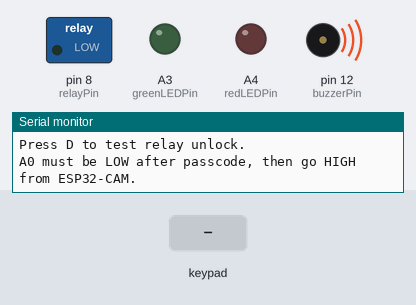
A sketch run on a simulated Arduino Uno, built with avr-gcc and run on an emulated ATmega328P. Parts: switched loads named in the sketch (green lamp = pin HIGH), output pins drawn as LEDs (lit = HIGH), buzzer (waves = sounding, pin HIGH), the last lines printed to the serial monitor. The inputs (shaded band) are chosen by the test bench.

Above: at 1.2 s.
1.3 s: key '#' pressed
At 2.0 s:
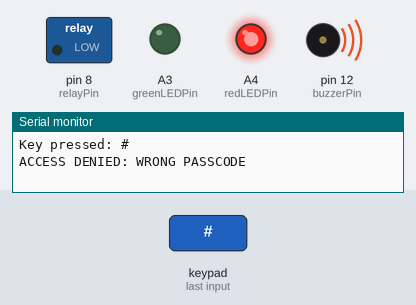
4.3 s: keypad keys 1 2 3 4 D pressed 0.4 s apart
At 6.3 s:
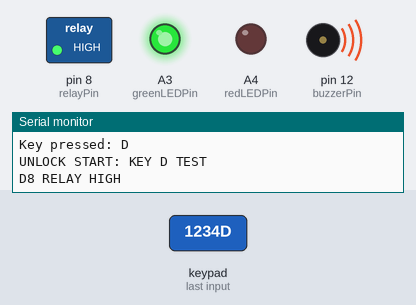
7.8 s: key 'A' pressed
10.8 s: key 'D' pressed
13.8 s: key '1' pressed
At 16.56 s:
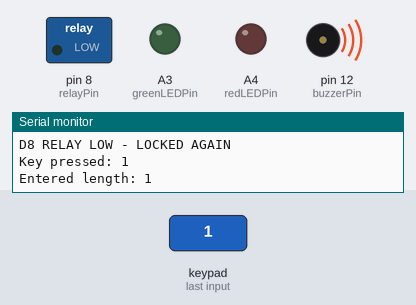
16.8 s: keypad keys 1 2 3 4 * pressed 0.4 s apart
At 17.03 s:
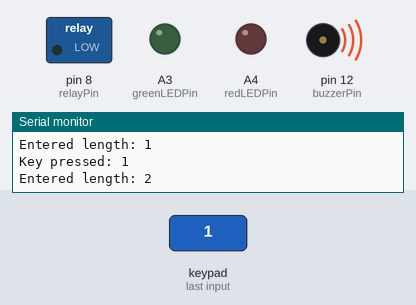
Timing chart, 0 to 20.0 s (numbered marks = the images above; inputs shaded):
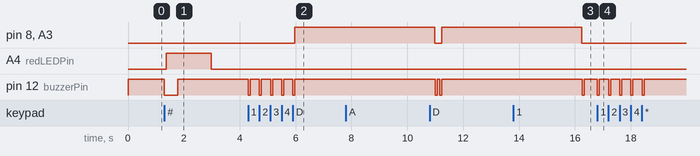

The sketch:

Arduino_UNO_2FA.ino
```cpp
#include <Keypad.h>

// Strict 2FA Smart Door Lock - Arduino UNO
// Requires passcode first, then a fresh HIGH pulse on A0 from ESP32-CAM.
// Press D to manually test relay unlock from this same sketch.

const int faceSignalPin = A0;  // ESP32-CAM face signal -> Arduino A0
const int relayPin = 8;        // Relay IN -> Arduino D8
const int buzzerPin = 12;      // Buzzer signal -> Arduino D12

const int redLEDPin = A4;
const int greenLEDPin = A3;

const byte ROWS = 4;
const byte COLS = 4;

char keys[ROWS][COLS] = {
  {'1', '2', '3', 'A'},
  {'4', '5', '6', 'B'},
  {'7', '8', '9', 'C'},
  {'*', '0', '#', 'D'}
};

byte rowPins[ROWS] = {3, 4, 5, 6};
byte colPins[COLS] = {7, 9, 10, 11};

Keypad keypad = Keypad(makeKeymap(keys), rowPins, colPins, ROWS, COLS);

String enteredCode = "";
const String correctCode = "1234";

bool waitingForFace = false;
bool armedForFreshFacePulse = false;
unsigned long faceWaitStart = 0;

const unsigned long faceWaitTimeout = 30000;
const unsigned long unlockTime = 5000;

void buzzerOff() {
  digitalWrite(buzzerPin, HIGH);
}

void beepShort() {
  digitalWrite(buzzerPin, LOW);
  delay(70);
  buzzerOff();
}

void beepLong() {
  digitalWrite(buzzerPin, LOW);
  delay(400);
  buzzerOff();
}

void beepSuccess() {
  for (int i = 0; i < 2; i++) {
    digitalWrite(buzzerPin, LOW);
    delay(100);
    buzzerOff();
    delay(100);
  }
}

bool facePulseIsStableHigh() {
  for (int i = 0; i < 5; i++) {
    if (digitalRead(faceSignalPin) == LOW) {
      return false;
    }
    delay(10);
  }

  return true;
}

void forceRelayUnlock(const char* source) {
  Serial.print("UNLOCK START: ");
  Serial.println(source);

  digitalWrite(redLEDPin, LOW);
  digitalWrite(greenLEDPin, HIGH);

  digitalWrite(relayPin, HIGH);
  Serial.println("D8 RELAY HIGH");
  delay(unlockTime);

  digitalWrite(relayPin, LOW);
  digitalWrite(greenLEDPin, LOW);
  Serial.println("D8 RELAY LOW - LOCKED AGAIN");
}

void unlockDoor() {
  Serial.println("ACCESS GRANTED BY ARDUINO");
  beepSuccess();
  forceRelayUnlock("PASSCODE + FRESH A0 FACE PULSE");
}

void denyAccess(const char* reason) {
  Serial.print("ACCESS DENIED: ");
  Serial.println(reason);

  digitalWrite(greenLEDPin, LOW);
  digitalWrite(redLEDPin, HIGH);
  beepLong();
  delay(1200);
  digitalWrite(redLEDPin, LOW);
}

void setup() {
  Serial.begin(9600);

  pinMode(faceSignalPin, INPUT);

  pinMode(relayPin, OUTPUT);
  digitalWrite(relayPin, LOW);

  pinMode(buzzerPin, OUTPUT);
  buzzerOff();

  pinMode(redLEDPin, OUTPUT);
  pinMode(greenLEDPin, OUTPUT);
  digitalWrite(redLEDPin, LOW);
  digitalWrite(greenLEDPin, LOW);

  Serial.println("2FA SYSTEM READY - STRICT A0 VERSION");
  Serial.println("Use 1234# then show face.");
  Serial.println("Press D to test relay unlock.");
  Serial.println("A0 must be LOW after passcode, then go HIGH from ESP32-CAM.");
}

void loop() {
  char key = keypad.getKey();

  if (key) {
    beepShort();
    Serial.print("Key pressed: ");
    Serial.println(key);

    if (key == 'D') {
      forceRelayUnlock("KEY D TEST");
      enteredCode = "";
      waitingForFace = false;
      armedForFreshFacePulse = false;
      return;
    }

    if (!waitingForFace) {
      if (key >= '0' && key <= '9') {
        enteredCode += key;
        Serial.print("Entered length: ");
        Serial.println(enteredCode.length());
      }
      else if (key == '*') {
        enteredCode = "";
        Serial.println("Input cleared");
      }
      else if (key == '#') {
        if (enteredCode == correctCode) {
          Serial.println("PASSCODE CORRECT");

          if (digitalRead(faceSignalPin) == HIGH) {
            Serial.println("A0 is already HIGH. Waiting for it to go LOW before accepting face.");
            armedForFreshFacePulse = false;
          }
          else {
            Serial.println("A0 is LOW. Armed for fresh face pulse.");
            armedForFreshFacePulse = true;
          }

          Serial.println("WAITING FOR FRESH FACE SIGNAL ON A0...");
          waitingForFace = true;
          faceWaitStart = millis();
        }
        else {
          denyAccess("WRONG PASSCODE");
        }

        enteredCode = "";
      }
    }
  }

  if (waitingForFace) {
    int faceSignal = digitalRead(faceSignalPin);

    if (!armedForFreshFacePulse) {
      if (faceSignal == LOW) {
        Serial.println("A0 returned LOW. Now armed for fresh face pulse.");
        armedForFreshFacePulse = true;
      }
    }
    else if (faceSignal == HIGH && facePulseIsStableHigh()) {
      Serial.println("FRESH FACE SIGNAL RECEIVED ON A0");
      waitingForFace = false;
      armedForFreshFacePulse = false;
      unlockDoor();

      while (digitalRead(faceSignalPin) == HIGH) {
        delay(20);
      }
    }

    if (waitingForFace && millis() - faceWaitStart > faceWaitTimeout) {
      waitingForFace = false;
      armedForFreshFacePulse = false;
      denyAccess("FACE TIMEOUT");
    }
  }
}
```

Measured:
- after the input at 1.3 s, A4 (redLEDPin): LOW → HIGH after 0.08 s, → LOW 1.6 s later; pin 12 (buzzerPin): HIGH → LOW at once, → HIGH 0.47 s later
- after the input at 4.3 s, pin 8 (relayPin), A3 (greenLEDPin): LOW → HIGH after 1.7 s; pin 12 (buzzerPin): alternates HIGH for 0.33 s and LOW for 0.07 s, 10 changes in all, then stays HIGH, starting at once
- after the input at 7.8 s, every drawn part: stays the same
- after the input at 13.8 s, pin 12 (buzzerPin): HIGH → LOW after 2.5 s, → HIGH 0.07 s later
- after the input at 16.8 s, pin 12 (buzzerPin): alternates HIGH for 0.33 s and LOW for 0.07 s, 10 changes in all, then stays HIGH, starting at once
